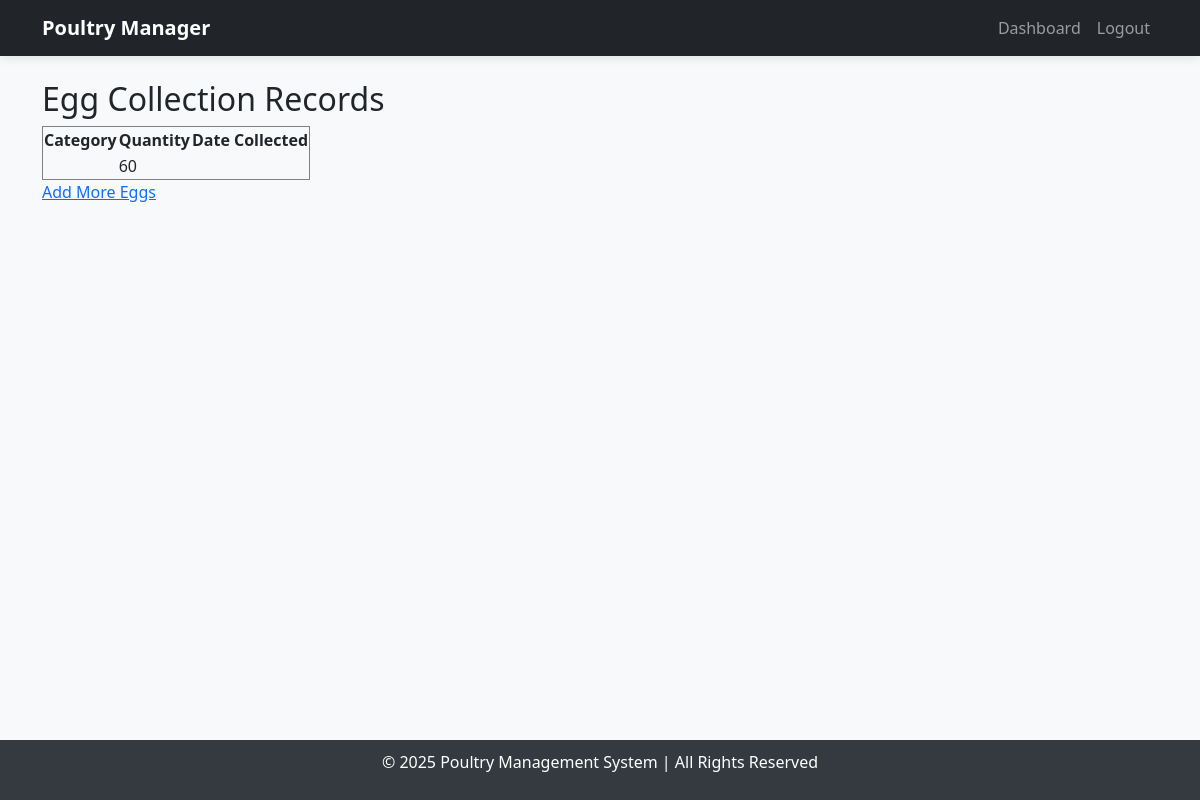
Before: /view_eggs/ (signed in) with the older database file.
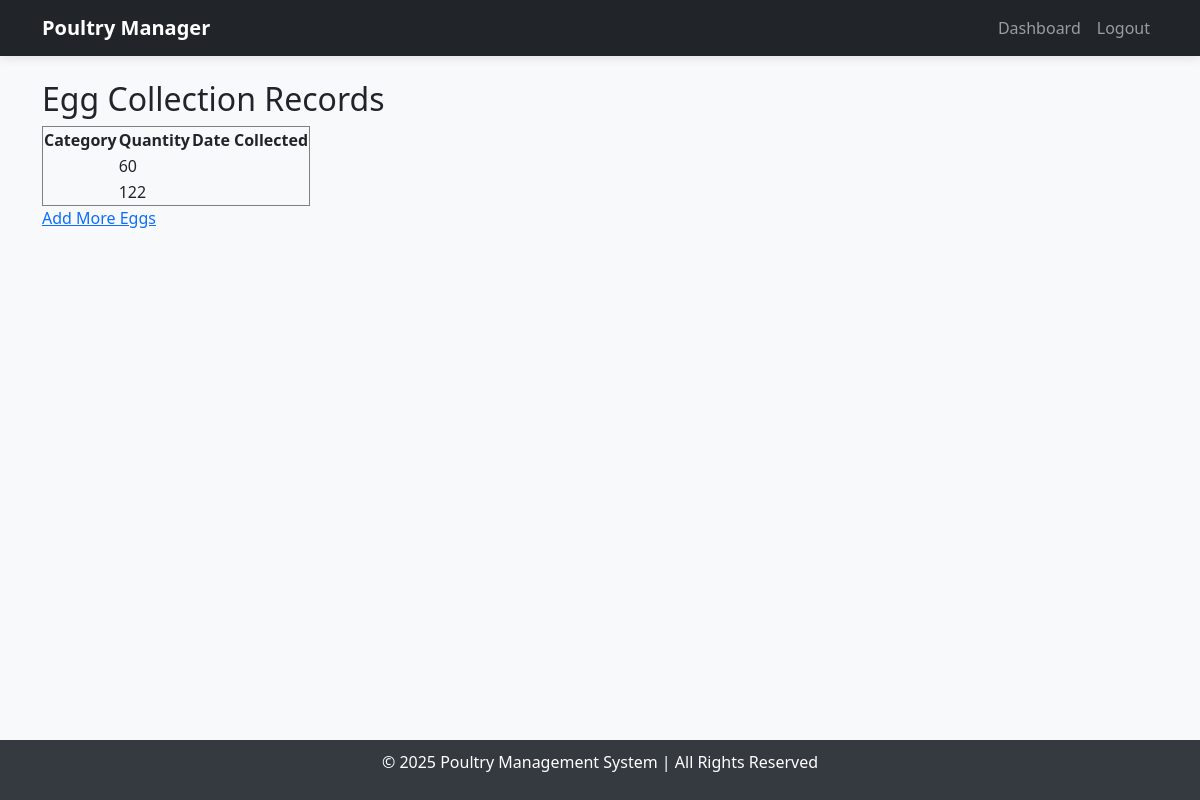
After: the same page with the newer database file.
### poultry/models.py (models this page shows, shortened)
class Egg(models.Model):
    VARIETY_CHOICES = [
        ('white', 'White'),
        ('brown', 'Brown'),
        ('organic', 'Organic'),
        ('free_range', 'Free Range'),
    ]
    quantity = models.PositiveIntegerField()
    variety = models.CharField(max_length=50, null=True, blank=True)
    collected_date = models.DateField(auto_now_add=True)

### poultry/views.py (the view)
# urls.py: path('view_eggs/', view_eggs, name='view_eggs'),
@login_required
def view_eggs(request):
    return render(request, 'poultry/view_eggs.html', {'eggs': Egg.objects.all().order_by('-collected_date')})

### poultry/templates/poultry/view_eggs.html
{% extends "base.html" %}
{% block content %}
    <h2>Egg Collection Records</h2>
    <table border="1">
        <tr>
            <th>Category</th>
            <th>Quantity</th>
            <th>Date Collected</th>
        </tr>
        {% for egg in eggs %}
        <tr>
            <td>{{ egg.category }}</td>
            <td>{{ egg.quantity }}</td>
            <td>{{ egg.date_collected }}</td>
        </tr>
        {% endfor %}
    </table>
    <a href="{% url 'add_eggs' %}">Add More Eggs</a>
{% endblock %}

Changed rows visible on the page:
added Egg: quantity "122"
